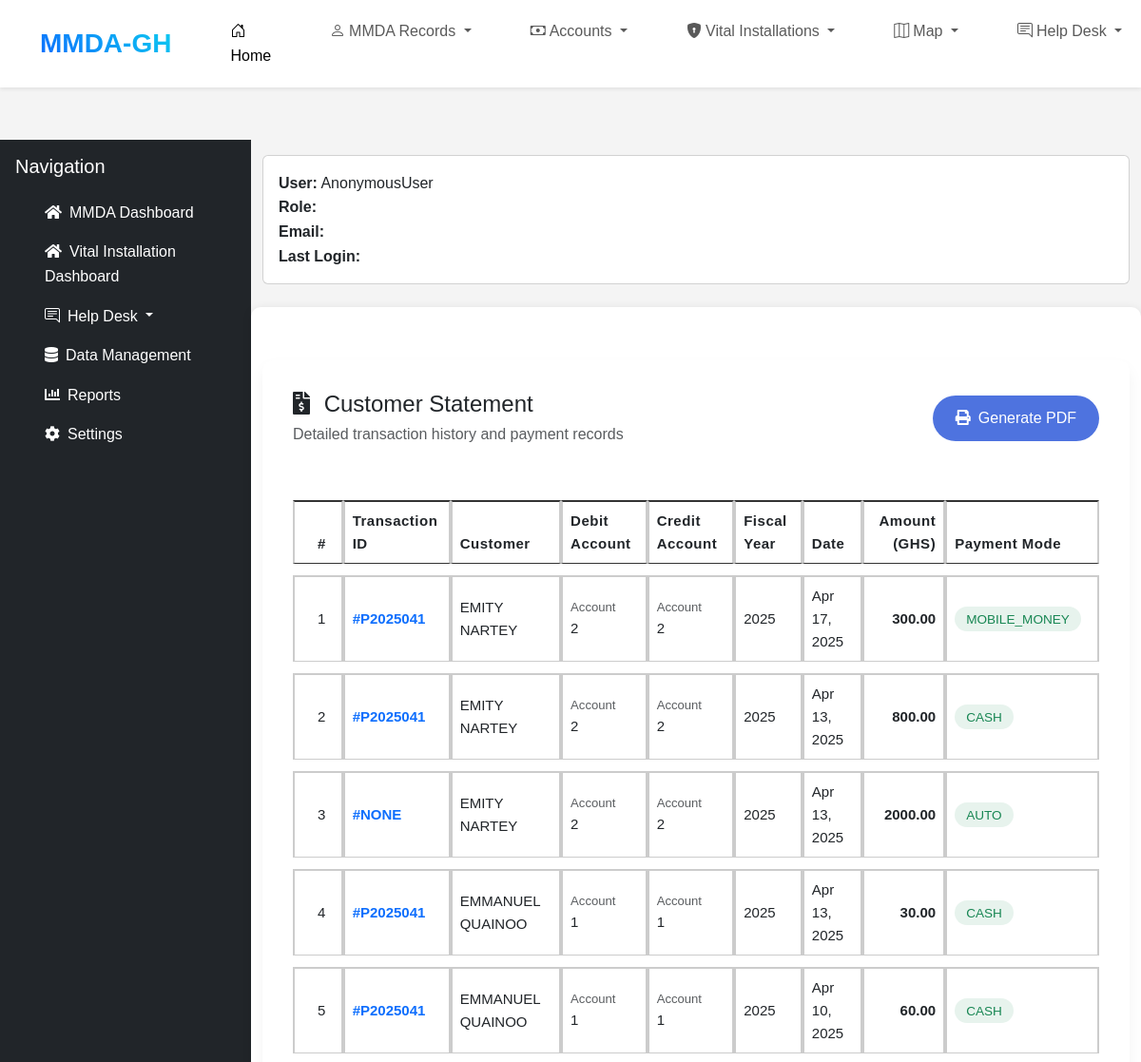
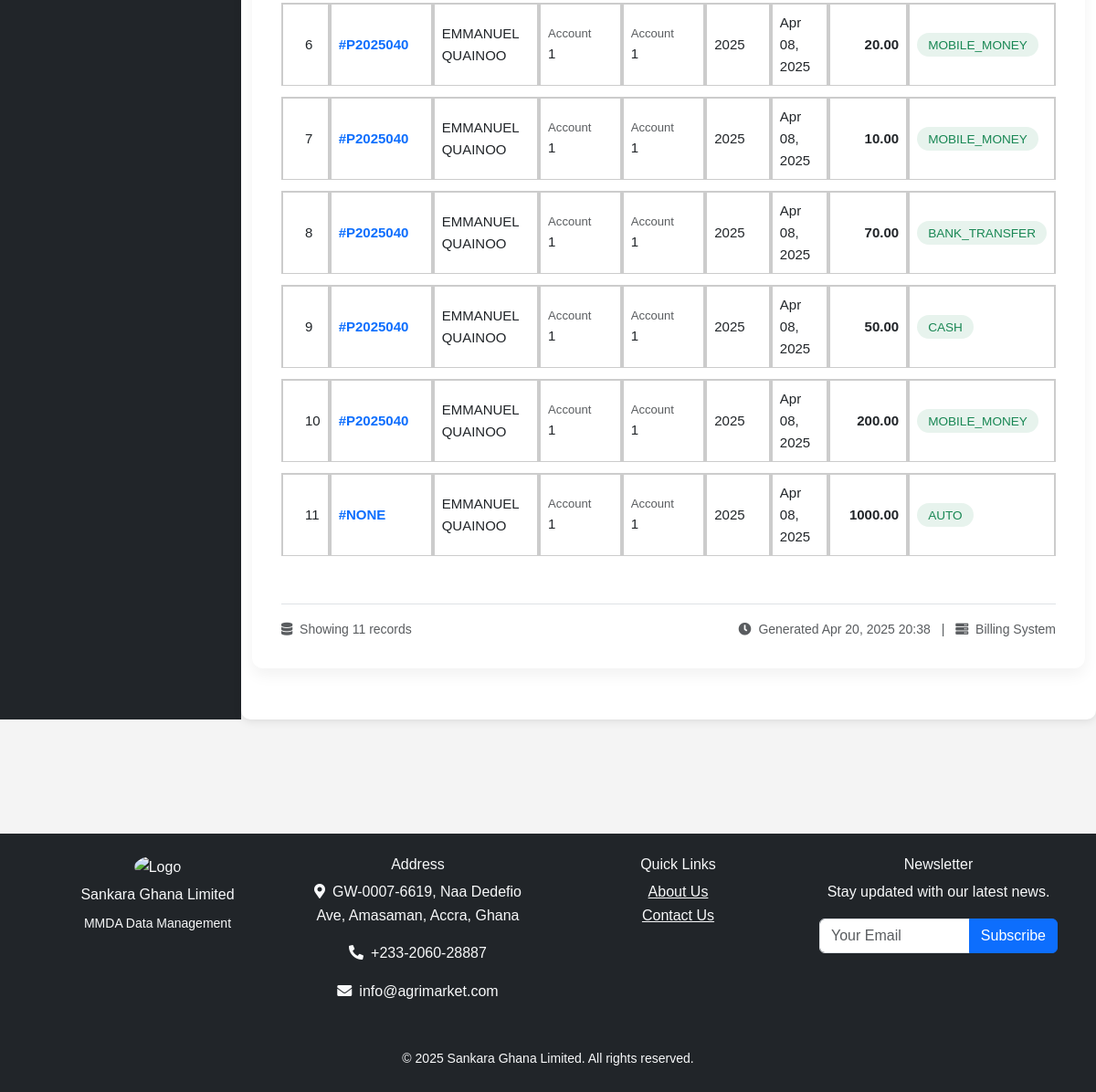
Page /billing/customer-statement/ on the committed database (2 pictures, top to bottom).
### billing/models.py (models this page shows, shortened)
class CustomerStatement(models.Model):
    TRANSACTION_TYPE_CHOICES = [
        ('bill', 'Bill'),
        ('payment', 'Payment'),
    ]
    transaction_type = models.CharField(max_length=10, choices=TRANSACTION_TYPE_CHOICES)
    customer_name = models.CharField(max_length=255)
    dr_account = models.ForeignKey(DataCapture, on_delete=models.CASCADE, related_name='debits')
    cr_account = models.ForeignKey(MMDA, on_delete=models.CASCADE, related_name='credits')
    cr_account_name = models.CharField(max_length=255)
    year_bill = models.PositiveIntegerField()
    date_generated = models.DateTimeField(auto_now_add=True)
    amount = models.DecimalField(max_digits=10, decimal_places=2)
    method = models.CharField(max_length=50)  # Payment method for payments, auto for bills

### accounts/models.py (models this page shows, shortened)
class DataCapture(models.Model):
    serial_number = models.CharField(max_length=20, unique=True, editable=False)
    category = models.CharField(max_length=10, default="INDV",editable=False)
    date_created = models.DateTimeField(auto_now_add=True)
    date_updated = models.DateTimeField(auto_now=True)
    region = models.ForeignKey(Region, on_delete=models.CASCADE)  # Add Region ForeignKey
    mmda = models.ForeignKey(MMDA, on_delete=models.CASCADE)  # Add Region ForeignKey
    ghana_card = models.CharField(
        max_length=20,
        unique=True,
        validators=[
            RegexValidator(
                regex=r'^GHA-\d{10}-\d*$',  # Matches the Ghana Card format
                message="Ghana Card should follow the format: GHA-XXXXXXXXXX-X where X is optional."
            )
        ]
    )
    first_name = models.CharField(max_length=50)
    surname = models.CharField(max_length=50)
    contact_1 = PhoneNumberField()
    first_name = models.CharField(max_length=50)
    surname = models.CharField(max_length=50)
    gender = models.CharField(max_length=10, choices=GENDER_CHOICES)
    date_of_birth = models.DateField()
    contact_1 = models.CharField(max_length=20)  # Adjusted length for phone numbers
    contact_2 = models.CharField(max_length=10, blank=True, null=True)  # Adjusted length
    home_town = models.CharField(max_length=50)
    home_region = models.CharField(max_length=50, choices=REGION_CHOICES)
    language = models.CharField(max_length=50, choices=LANGUAGE_CHOICES)
    spouse_name = models.CharField(max_length=100)
    spouse_contact = models.CharField(max_length=10)
    neighbor_emergency_name = models.CharField(max_length=100)
    neighbor_emergency_contact = models.CharField(max_length=10)
    religion = models.CharField(max_length=50, choices=RELIGION_CHOICES)
    email= models.CharField(max_length=30)
    rooms = models.IntegerField(default=1)
    occupation = models.CharField(max_length=50)
    name_of_place_of_work = models.CharField(max_length=50)
    location_of_place_work= models.CharField(max_length=50)
    work_place_contact=models.CharField(max_length=10)
    nature_ownership = models.CharField(max_length=100, choices=NATURE_CHOICES)
    house_number = models.CharField(max_length=50)
    location = models.CharField(max_length=100)
    street_name = models.CharField(max_length=100)
    area_name = models.CharField(max_length=100)
    area_zone = models.CharField(max_length=100, choices=AREA_ZONE_CHOICES)
    gps_address = models.CharField(max_length=100)
    latitude = models.FloatField(validators=[MinValueValidator(-90.0), MaxValueValidator(90.0)])
    longitude = models.FloatField(validators=[MinValueValidator(-180.0), MaxValueValidator(180.0)])
    electricity = models.BooleanField(default=False)
    gwcpl_supply = models.BooleanField(default=False)
    nearest_landmark = models.CharField(max_length=100)
    criminal_activities_1 = models.CharField(max_length=50, choices=CRIMINAL_CHOICES)
    criminal_activities_2 = models.CharField(max_length=50, choices=CRIMINAL_CHOICES)
    criminal_activities_3 = models.CharField(max_length=50, choices=CRIMINAL_CHOICES)
    network_connectivity = models.CharField(max_length=20, choices=NETWORK_CHOICES)
    road_network = models.CharField(max_length=20, choices=ROAD_CHOICES)
    history = HistoricalRecords()
    profile_picture = models.ImageField(upload_to='profile_pictures/', blank=True, null=True)
    class Meta:
        verbose_name = "Data Capture"
        verbose_name_plural = "Data Captures"
        ordering = ['date_created']  # Optional: Order by creation date

class MMDA(models.Model):
    name = models.CharField(max_length=100, unique=True)
    abbreviation = models.CharField(max_length=100, unique=True)
    region = models.ForeignKey(Region, on_delete=models.CASCADE, related_name="mmdas")
    gps_address = models.CharField(max_length=100)
    location=models.CharField(max_length=100)
    contact_1 = models.CharField(max_length=20)  # Adjusted length for phone numbers
    contact_2 = models.CharField(max_length=10, blank=True, null=True)  # Adjusted length
    email= models.CharField(max_length=30)
    latitude = models.FloatField(validators=[MinValueValidator(-90.0), MaxValueValidator(90.0)])
    longitude = models.FloatField(validators=[MinValueValidator(-180.0), MaxValueValidator(180.0)])
    postal_address= models.CharField(max_length=100)
    logo_1 = models.ImageField(upload_to='profile_pictures/', blank=True, null=True)
    local_govt_logo = models.ImageField(upload_to='profile_pictures/', blank=True, null=True)
    coat_of_arms = models.ImageField(upload_to='profile_pictures/', blank=True, null=True)

### billing/views.py (the view)
# urls.py: path('customer-statement/', views.customer_statement, name='customer_statement'),
def customer_statement(request):
    statements = CustomerStatement.objects.all()  # You can filter based on user or other criteria
    return render(request, 'customer_stm.html', {'statements': statements})

### billing/templates/customer_stm.html (shortened to what this page needs)
{% extends 'base.html' %}
{% load static %}
{% block content %}
<div class="container-lg statement-container">
    <div class="d-flex justify-content-between align-items-center mb-4">
        <div>
            <h2 class="h4 mb-1 text-dark">
                <i class="fas fa-file-invoice-dollar me-2"></i>
                Customer Statement
            </h2>
            <p class="text-muted mb-0">Detailed transaction history and payment records</p>
        </div>
        <button onclick="window.print()" class="btn print-btn text-white rounded-pill">
            <i class="fas fa-print me-2"></i>Generate PDF
        </button>
    </div>
    <div class="table-responsive">
        <table class="table transaction-table">
            <thead class="table-header">
                <tr>
                    <th class="ps-4">#</th>
                    <th>Transaction ID</th>
                    <th>Customer</th>
                    <th>Debit Account</th>
                    <th>Credit Account</th>
                    <th>Fiscal Year</th>
                    <th>Date</th>
                    <th class="text-end">Amount (GHS)</th>
                    <th>Payment Mode</th>
                </tr>
            </thead>
            <tbody>
                {% for statement in statements %}
                <tr class="align-middle">
                    <td class="ps-4">{{ forloop.counter }}</td>
                    <td class="fw-bold text-primary">#{{ statement.payment_id|slice:"0:8"|upper }}</td>
                    <td>{{ statement.customer_name }}</td>
                    <td>
                        <div class="d-flex flex-column">
                            <span class="small text-muted">Account</span>
                            <span>{{ statement.dr_account.id }}</span>
                        </div>
                    </td>
                    <td>
                        <div class="d-flex flex-column">
                            <span class="small text-muted">Account</span>
                            <span>{{ statement.cr_account.id }}</span>
                        </div>
                    </td>
                    <td>{{ statement.year_bill }}</td>
                    <td>{{ statement.date_generated|date:"M d, Y" }}</td>
                    <td class="text-end amount-cell">{{ statement.amount|floatformat:2 }}</td>
                    <td>
                        <span class="payment-badge bg-success bg-opacity-10 text-success">
                            {{ statement.method|upper }}
                        </span>
                    </td>
                </tr>
                {% endfor %}
            </tbody>
        </table>
    </div>
    <div class="mt-4 pt-3 border-top">
        <div class="d-flex justify-content-between text-muted small">
            <div>
                <i class="fas fa-database me-1"></i>
                Showing {{ statements|length }} records
            </div>
            <div>
                <i class="fas fa-clock me-1"></i>
                Generated {% now "M j, Y H:i" %}
                <span class="mx-2">|</span>
                <i class="fas fa-server me-1"></i>
                {{ request.site.name|default:"Billing System" }}
            </div>
        </div>
    </div>
</div>
{% endblock %}

### static/css/styles.css (style rules this page uses)
* { margin: 0; padding: 0; box-sizing: border-box; }
body { overflow-x: hidden; font-family: Arial, sans-serif; line-height: 1.6; background-color: #f4f4f4; color: #333; margin: 0; padding: 0; padding-top: 56px; }
table { font-size: 15px; width: 100%; border-collapse: collapse; margin: 20px 0; }
table th, table td { padding: 10px; text-align: left; border: 1px solid #ddd; white-space: normal; }
table th, table td { border-width: 2px; border-color: #ccc; }
table th { background: #35424a; color: #ffffff; border-top: 2px solid #333; border-bottom: 2px solid #333; }
button { background: #35424a; color: #ffffff; border: none; padding: 10px 15px; border-radius: 5px; cursor: pointer; transition: background 0.3s; }
@media (min-width: 768px) { body { padding-top: 70px; } }
.mb-4 { margin-bottom: 1.5rem; }

### billing/templates/customer_stm.html (style rules this page uses)
:root { --primary-blue: #4e73df; --success-green: #28a745; --text-dark: #2d3b4a; --text-light: #6c757d; }
.statement-container { background: #ffffff; border-radius: 0.75rem; box-shadow: 0 0.5rem 1rem rgba(0, 0, 0, 0.05); padding: 2rem; margin: 2rem auto; }
.table-header { background: var(--primary-blue); color: white; font-weight: 600; letter-spacing: 0.5px; }
.print-btn { background: var(--primary-blue); border: none; padding: 0.75rem 1.5rem; transition: all 0.2s ease; }
.transaction-table { border-collapse: separate; border-spacing: 0 0.75rem; }
.transaction-table tbody tr { background: #f8f9fc; transition: all 0.2s ease; border-radius: 0.5rem; }
.amount-cell { font-weight: 600; color: var(--primary-blue); }
.payment-badge { padding: 0.35rem 0.75rem; border-radius: 1rem; font-size: 0.85rem; }

### rows in the picture
CustomerStatement: payment_id "P2025041", customer_name "EMITY NARTEY", dr_account.id "2", cr_account.id "2", year_bill "2025", date_generated "Apr 17, 2025", amount "300.00", method "MOBILE_MONEY"
CustomerStatement: payment_id "P2025041", customer_name "EMITY NARTEY", dr_account.id "2", cr_account.id "2", year_bill "2025", date_generated "Apr 13, 2025", amount "800.00", method "CASH"
CustomerStatement: payment_id "NONE", customer_name "EMITY NARTEY", dr_account.id "2", cr_account.id "2", year_bill "2025", date_generated "Apr 13, 2025", amount "2000.00", method "AUTO"
CustomerStatement: payment_id "P2025041", customer_name "EMMANUEL QUAINOO", dr_account.id "1", cr_account.id "1", year_bill "2025", date_generated "Apr 13, 2025", amount "30.00", method "CASH"
CustomerStatement: payment_id "P2025041", customer_name "EMMANUEL QUAINOO", dr_account.id "1", cr_account.id "1", year_bill "2025", date_generated "Apr 10, 2025", amount "60.00", method "CASH"
CustomerStatement: payment_id "P2025040", customer_name "EMMANUEL QUAINOO", dr_account.id "1", cr_account.id "1", year_bill "2025", date_generated "Apr 08, 2025", amount "20.00", method "MOBILE_MONEY"
CustomerStatement: payment_id "P2025040", customer_name "EMMANUEL QUAINOO", dr_account.id "1", cr_account.id "1", year_bill "2025", date_generated "Apr 08, 2025", amount "10.00", method "MOBILE_MONEY"
CustomerStatement: payment_id "P2025040", customer_name "EMMANUEL QUAINOO", dr_account.id "1", cr_account.id "1", year_bill "2025", date_generated "Apr 08, 2025", amount "70.00", method "BANK_TRANSFER"
CustomerStatement: payment_id "P2025040", customer_name "EMMANUEL QUAINOO", dr_account.id "1", cr_account.id "1", year_bill "2025", date_generated "Apr 08, 2025", amount "50.00", method "CASH"
CustomerStatement: payment_id "P2025040", customer_name "EMMANUEL QUAINOO", dr_account.id "1", cr_account.id "1", year_bill "2025", date_generated "Apr 08, 2025", amount "200.00", method "MOBILE_MONEY"
CustomerStatement: payment_id "NONE", customer_name "EMMANUEL QUAINOO", dr_account.id "1", cr_account.id "1", year_bill "2025", date_generated "Apr 08, 2025", amount "1000.00", method "AUTO"

### other values in the picture
{{ request.user }} "AnonymousUser"
{{ statements|length }} "11"
{{ request.site.name|default:"Billing System" }} "Billing System"
